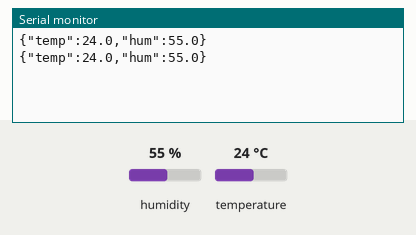
Bench run of a sketch on a simulated Arduino Uno, built with avr-gcc and run on an emulated ATmega328P. Parts: the last lines printed to the serial monitor. The test bench sets the inputs (shaded band); at power-on: humidity 55 %, temperature 24 °C.

Above: at 2.8 s.
2.9 s: humidity set to 22 %
At 4.6 s:
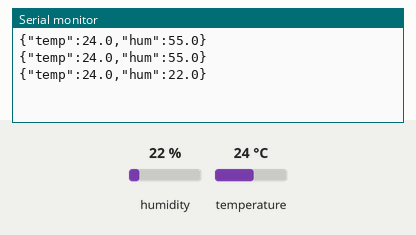
5.6 s: temperature set to 12 °C
At 6.4 s:
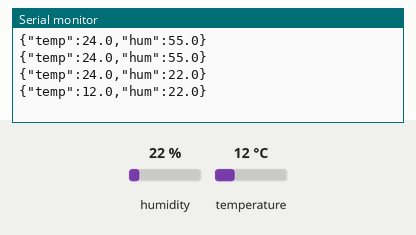
8.3 s: humidity set to 40 %
At 11.0 s:
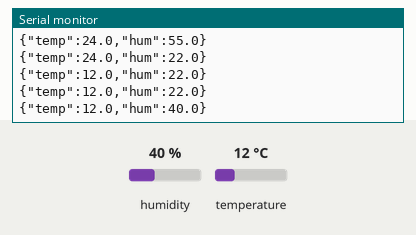
Timing chart, 0 to 12.5 s (numbered marks = the images above; inputs shaded):
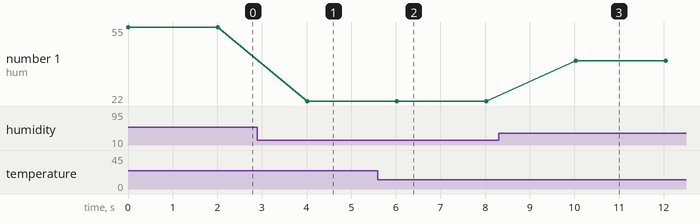

Measured:
- after the input at 2.9 s, the serial monitor: prints a new line after 1.1 s (image 1)
- after the input at 5.6 s, the serial monitor: prints a new line after 0.42 s (image 2)
- after the input at 8.3 s, the serial monitor: prints a new line after 1.7 s (image 3)
- plotted number 1: 55 → 22 after the input at 2.9 s, 22 → 40 after the input at 8.3 s

The sketch:

CSP_Kabel.ino
```cpp
#include <DHT.h>

#define DHTPIN 14
#define DHTTYPE DHT22

DHT dht(DHTPIN, DHTTYPE);

void setup() {
  Serial.begin(9600);
  dht.begin();
}

void loop() {
  float temp = dht.readTemperature();
  float hum  = dht.readHumidity();

  // JSON przez Serial
  Serial.print("{");
  Serial.print("\"temp\":");
  Serial.print(temp, 1);
  Serial.print(",");
  Serial.print("\"hum\":");
  Serial.print(hum, 1);
  Serial.println("}");

  delay(2000);
}
```
